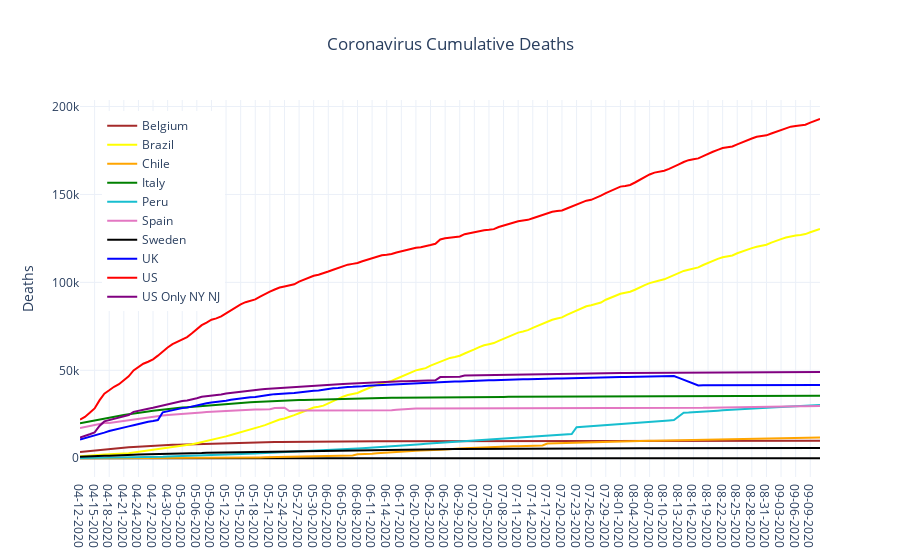

The cell this chart's notebook holds for it:
### Code cell
data = []
for mycountry in countries_list:
    data.append(go.Scatter(x=country_df[country_df['Country_Region']==mycountry]['Date'],
                               y=country_df[country_df['Country_Region']==mycountry]['Deaths'],
                               name = rename_dict[mycountry],
                               line = {'color':colors_dict[mycountry]}))
layout = go.Layout(showlegend = True,
                legend= dict(x=0.03,y=0.97),
                title='Coronavirus Cumulative Deaths',
                title_x= 0.5,
                yaxis={'title':'Deaths',
                       'zeroline':True,'zerolinecolor':'#000000','zerolinewidth':2.0},
                template='plotly_white')
fig = go.Figure(data=data,layout=layout)
iplot(fig)
fig.write_image(r'C:\__YOUTUBE__\__POLITICS__\Coronavirus\outputdata\W7-CV_Cum_Deaths.png',width = 852,height = 480)

### Figure 1 — Plotly figure (JSON) as saved in the notebook; plotly's stock layout.template omitted (floating-point values rounded to 4 significant figures; data arrays with more than 128 entries replaced by an {"elided": "..."} marker saying what was removed)
{"data": [{"line": {"color": "brown"}, "name": "Belgium", "type": "scatter", "x": {"elided": "153 str values"}, "y": {"elided": "153 int values"}}, {"line": {"color": "yellow"}, "name": "Brazil", "type": "scatter", "x": {"elided": "153 str values"}, "y": {"elided": "153 int values"}}, {"line": {"color": "orange"}, "name": "Chile", "type": "scatter", "x": {"elided": "153 str values"}, "y": {"elided": "153 int values"}}, {"line": {"color": "green"}, "name": "Italy", "type": "scatter", "x": {"elided": "153 str values"}, "y": {"elided": "153 int values"}}, {"line": {"color": "#17becf"}, "name": "Peru", "type": "scatter", "x": {"elided": "153 str values"}, "y": {"elided": "153 int values"}}, {"line": {"color": "#e377c2"}, "name": "Spain", "type": "scatter", "x": {"elided": "153 str values"}, "y": {"elided": "153 int values"}}, {"line": {"color": "black"}, "name": "Sweden", "type": "scatter", "x": {"elided": "153 str values"}, "y": {"elided": "153 int values"}}, {"line": {"color": "blue"}, "name": "UK", "type": "scatter", "x": {"elided": "153 str values"}, "y": {"elided": "153 int values"}}, {"line": {"color": "red"}, "name": "US", "type": "scatter", "x": {"elided": "153 str values"}, "y": {"elided": "153 int values"}}, {"line": {"color": "purple"}, "name": "US Only NY NJ", "type": "scatter", "x": {"elided": "153 str values"}, "y": {"elided": "153 int values"}}], "layout": {"legend": {"x": 0.03, "y": 0.97}, "showlegend": true, "title": {"text": "Coronavirus Cumulative Deaths", "x": 0.5}, "yaxis": {"title": {"text": "Deaths"}, "zeroline": true, "zerolinecolor": "#000000", "zerolinewidth": 2}}}
